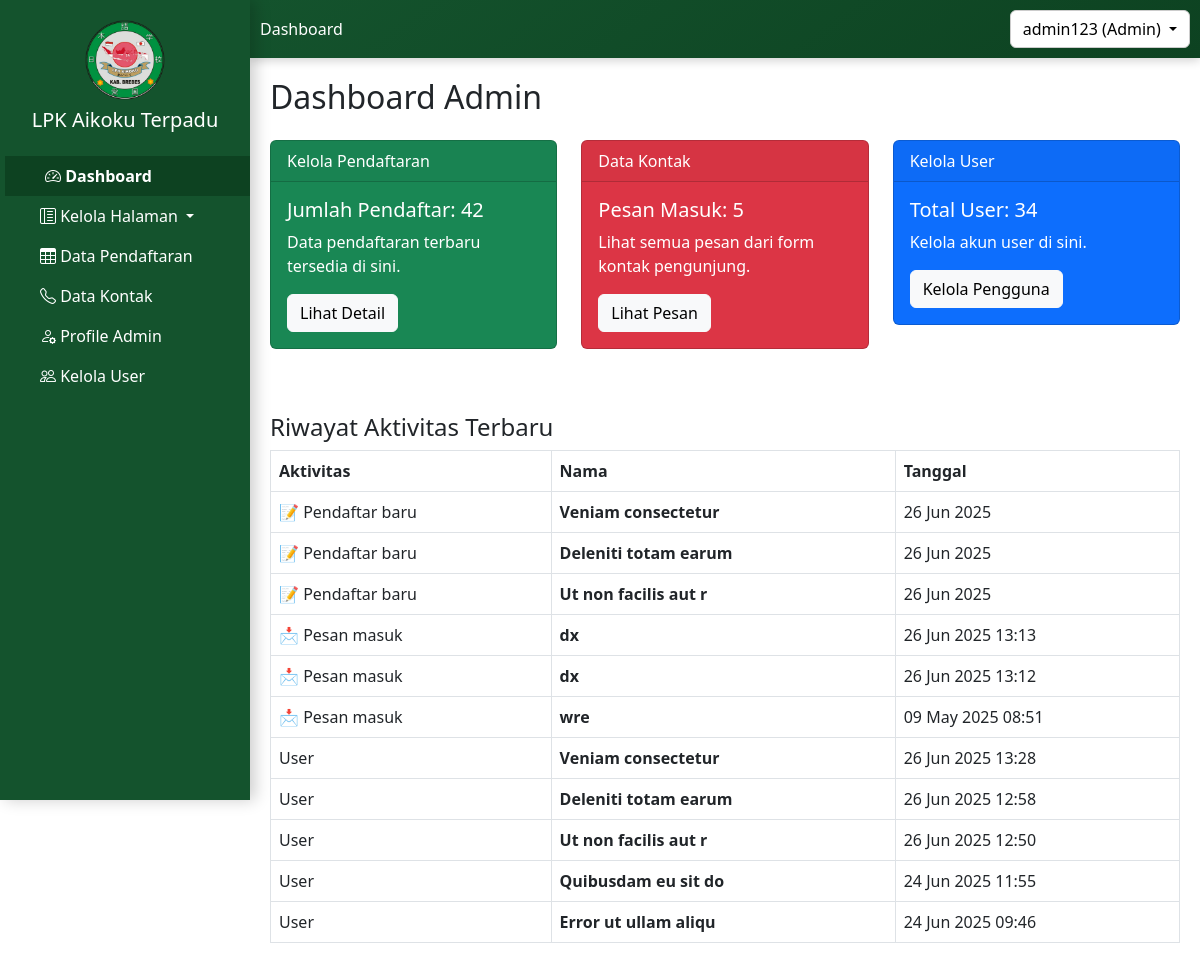
The page /admin/dashboard/dashboard_admin.php (signed in) on the database its author committed.
### tables this page shows
CREATE TABLE `tb_pendaftaran` (
  `id_pendaftaran` int(11) NOT NULL,
  `nama_lengkap` varchar(100) DEFAULT NULL,
  `nomor_pendaftaran` varchar(50) DEFAULT NULL,
  `tempat_lahir` varchar(100) DEFAULT NULL,
  `tanggal_lahir` date DEFAULT NULL,
  `usia` int(11) DEFAULT NULL,
  `jenis_kelamin` varchar(20) DEFAULT NULL,
  `agama` varchar(50) DEFAULT NULL,
  `alamat_ktp` text DEFAULT NULL,
  `email` varchar(100) DEFAULT NULL,
  `telepon` varchar(20) DEFAULT NULL,
  `alamat` text DEFAULT NULL,
  `alamat_keluarga` text DEFAULT NULL,
  `telepon_keluarga` varchar(20) DEFAULT NULL,
  `program` varchar(100) DEFAULT NULL,
  `pendidikan_terakhir` varchar(50) DEFAULT NULL,
  `pengalaman_kerja` text DEFAULT NULL,
  `status_pernikahan` varchar(50) DEFAULT NULL,
  `tinggi_badan` int(11) DEFAULT NULL,
  `berat_badan` int(11) DEFAULT NULL,
  `pengalaman_jepang` varchar(50) DEFAULT NULL,
  `penyakit_kronis` text DEFAULT NULL,
  `golongan_darah` varchar(5) DEFAULT NULL,
  `status` varchar(20) DEFAULT 'Pending',
  `tanggal_daftar` datetime DEFAULT current_timestamp(),
  `id_pengguna` int(11) DEFAULT NULL,
  `pengumuman` text DEFAULT NULL
);

CREATE TABLE `tb_kontak` (
  `id_kontak` int(11) NOT NULL,
  `name` varchar(255) NOT NULL,
  `email` varchar(255) NOT NULL,
  `phone` varchar(20) NOT NULL,
  `address` text NOT NULL,
  `message` text NOT NULL,
  `date_sent` timestamp NOT NULL DEFAULT current_timestamp()
);

CREATE TABLE `tb_pengguna` (
  `id_pengguna` int(11) NOT NULL,
  `username` varchar(50) NOT NULL,
  `password` varchar(255) NOT NULL,
  `email_pengguna` varchar(100) NOT NULL,
  `roles` enum('admin','user') DEFAULT 'user',
  `tanggal_aktivitas` timestamp NOT NULL DEFAULT current_timestamp()
);

### admin/dashboard/dashboard_admin.php (the view, shortened to what this page needs)
<!DOCTYPE html>
<html lang="id">
<head>
    <link href="https://cdn.jsdelivr.net/npm/bootstrap@5.3.0/dist/css/bootstrap.min.css" rel="stylesheet">
</head>
<body>
    <?php include '../../sidebar1.php'; ?>
    <div class="content">
        <h2>Dashboard Admin</h2>
        <div class="row mt-4">
            <div class="col-md-4">
                <div class="card text-bg-success mb-3">
                    <div class="card-header">Kelola Pendaftaran</div>
                    <div class="card-body">
                        <?php
                        include '../../includes/config.php';
                        $pendaftar = mysqli_query($mysqli, "SELECT COUNT(*) AS total FROM tb_pendaftaran");
                        $hasil_pendaftar = mysqli_fetch_assoc($pendaftar);
                        ?>
                        <h5 class="card-title">Jumlah Pendaftar: <?= $hasil_pendaftar['total']; ?></h5>
                        <p class="card-text">Data pendaftaran terbaru tersedia di sini.</p>
                        <a href="/pendaftaran/admin/data_pendaftar/data_pendaftaran.php" class="btn btn-light">Lihat
                            Detail</a>
                    </div>
                </div>
            </div>
            <div class="col-md-4">
                <div class="card text-bg-danger mb-3">
                    <div class="card-header">Data Kontak</div>
                    <div class="card-body">
                        <?php
                        include '../../includes/config.php';
                        $kontak = mysqli_query($mysqli, "SELECT COUNT(*) AS total FROM tb_kontak");
                        $hasil_kontak = mysqli_fetch_assoc($kontak);
                        ?>
                        <h5 class="card-title">Pesan Masuk: <?= $hasil_kontak['total']; ?></h5>
                        <p class="card-text">Lihat semua pesan dari form kontak pengunjung.</p>
                        <a href="/pendaftaran/admin/kontak_masuk/data_kontak.php" class="btn btn-light">Lihat Pesan</a>
                    </div>
                </div>
            </div>
            <div class="col-md-4">
                <div class="card text-bg-primary mb-3">
                    <div class="card-header">Kelola User</div>
                    <div class="card-body">
                        <?php
                        include '../../includes/config.php';
                        $pengguna = mysqli_query($mysqli, "SELECT COUNT(*) AS total FROM tb_pengguna");
                        $hasil_pengguna = mysqli_fetch_assoc($pengguna);
                        ?>
                        <h5 class="card-title">Total User: <?= $hasil_pengguna['total']; ?></h5>
                        <p class="card-text">Kelola akun user di sini.</p>
                        <a href="/pendaftaran/admin/user/kelola_user.php" class="btn btn-light">Kelola Pengguna</a>
                    </div>
                </div>
            </div>
        </div>
        <div class="mt-5">
            <h4>Riwayat Aktivitas Terbaru</h4>
            <table class="table table-bordered">
                <thead>
                    <tr>
                        <th>Aktivitas</th>
                        <th>Nama</th>
                        <th>Tanggal</th>
                    </tr>
                </thead>
                <tbody>
                    <?php
                    $result_pendaftar = mysqli_query($mysqli, "SELECT nama_lengkap, tanggal_daftar FROM tb_pendaftaran ORDER BY tanggal_daftar DESC LIMIT 3");
                    while ($row = mysqli_fetch_assoc($result_pendaftar)) {
                        echo '<tr>
                        <td>📝 Pendaftar baru</td>
                        <td><strong>' . $row['nama_lengkap'] . '</strong></td>
                        <td>' . date('d M Y', strtotime($row['tanggal_daftar'])) . '</td>
                      </tr>';
                    }
                    $result_kontak = mysqli_query($mysqli, "SELECT name, date_sent FROM tb_kontak ORDER BY date_sent DESC LIMIT 3");
                    while ($row = mysqli_fetch_assoc($result_kontak)) {
                        echo '<tr>
                        <td>📩 Pesan masuk</td>
                        <td><strong>' . $row['name'] . '</strong></td>
                        <td>' . date('d M Y H:i', strtotime($row['date_sent'])) . '</td>
                      </tr>';
                    }
                    $result_pengguna = mysqli_query($mysqli, "SELECT * FROM tb_pengguna ORDER BY id_pengguna DESC LIMIT 5");
                    if (mysqli_num_rows($result_pengguna) > 0) {
                        while ($row = mysqli_fetch_array($result_pengguna)) {
                            echo '<tr>
            <td>' . (isset($row['aktivitas']) ? $row['aktivitas'] : ucfirst($row['roles'])) . '</td>
            <td><strong>' . $row['username'] . '</strong></td>
            <td>' . date('d M Y H:i', strtotime($row['tanggal_aktivitas'])) . '</td>
        </tr>';
                        }
                    } else {
                        echo '<tr><td colspan="3">Tidak ada aktivitas terbaru.</td></tr>';
                    }
                    ?>
                </tbody>
            </table>
        </div>
    </div>
</body>
</html>

### sidebar1.php (style rules this page uses)
.content { margin-left: 250px; padding: 20px; overflow-x: auto; max-width: calc(100vw - 250px); }

### rows shown on the page
tb_pendaftaran: nama_lengkap "Veniam consectetur", tanggal_daftar "26 Jun 2025"
tb_pendaftaran: nama_lengkap "Deleniti totam earum", tanggal_daftar "26 Jun 2025"
tb_pendaftaran: nama_lengkap "Ut non facilis aut r", tanggal_daftar "26 Jun 2025"
tb_kontak: name "dx", date_sent "26 Jun 2025 13:13"
tb_kontak: name "dx", date_sent "26 Jun 2025 13:12"
tb_kontak: name "wre", date_sent "09 May 2025 08:51"
tb_pengguna: roles "User", username "Veniam consectetur", tanggal_aktivitas "26 Jun 2025 13:28"
tb_pengguna: roles "User", username "Deleniti totam earum", tanggal_aktivitas "26 Jun 2025 12:58"
tb_pengguna: roles "User", username "Ut non facilis aut r", tanggal_aktivitas "26 Jun 2025 12:50"
tb_pengguna: roles "User", username "Quibusdam eu sit do", tanggal_aktivitas "24 Jun 2025 11:55"
tb_pengguna: roles "User", username "Error ut ullam aliqu", tanggal_aktivitas "24 Jun 2025 09:46"

### other values the page prints
$_SESSION['username'] "admin123"
$_SESSION['roles'] "Admin"
$hasil_pendaftar['total'] "42"
$hasil_kontak['total'] "5"
$hasil_pengguna['total'] "34"
